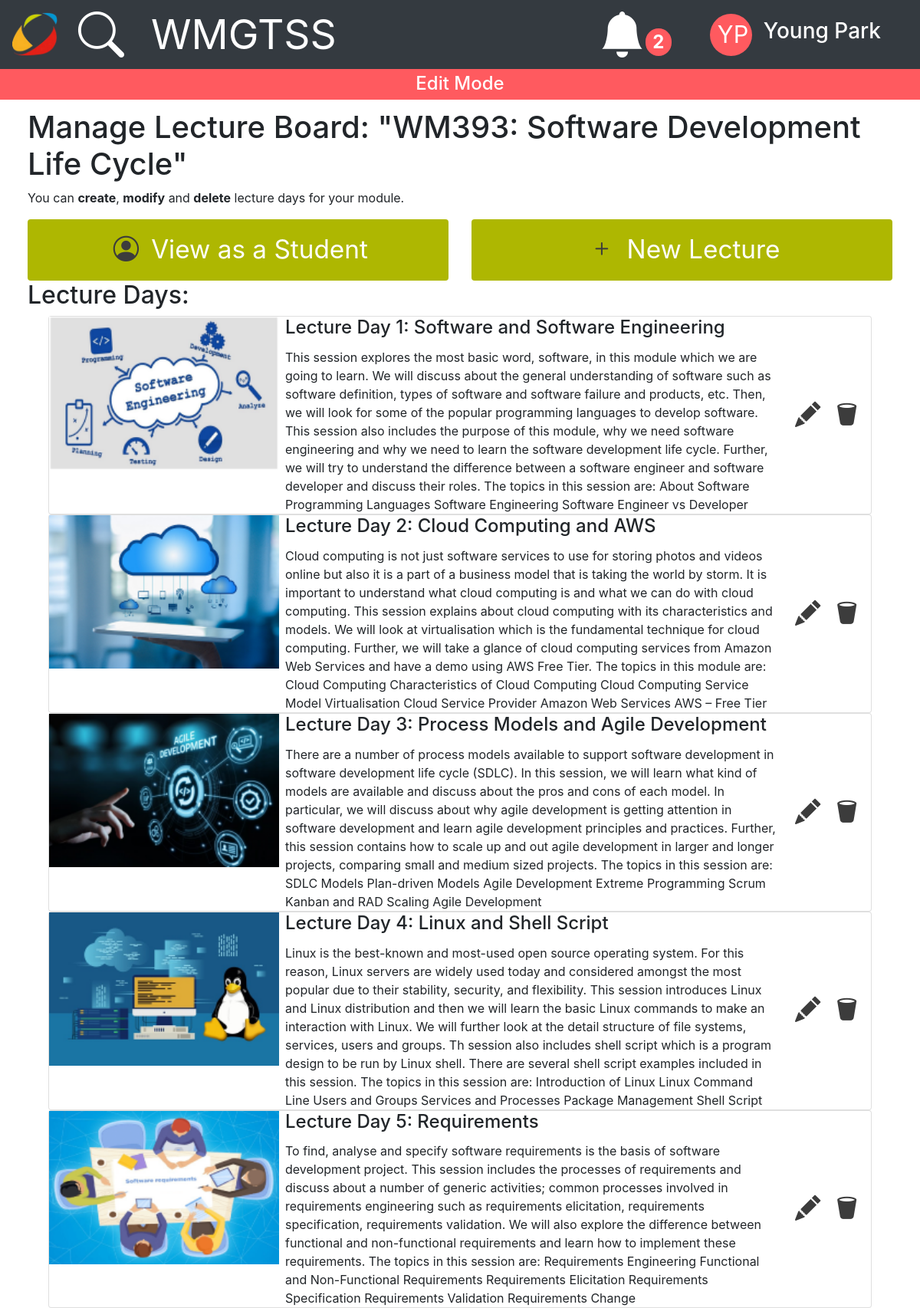
Screenshot of /LectureBoard/WM393/edit/ (signed in) with the database file from the repository.
### LectureBoard/models.py (models this page shows, shortened)
class Module(models.Model):
    Module_Code = models.CharField(max_length=10)
    Module_Title = models.CharField(max_length=50)
    Module_Description = models.CharField(max_length=2000, blank=True)
    Module_Tutor = models.ForeignKey(User, verbose_name='Module Tutor', on_delete=models.CASCADE)  # Using Djano's built in user method so they own it.

class LectureDay(models.Model):
    ModuleLectureBoard = models.ForeignKey(Module, on_delete=models.CASCADE)  # Creating a many-to-one relationship with the Module object
    Title = models.CharField(max_length=200)
    Description = models.CharField(max_length=2000, blank=True)
    Date = models.DateTimeField('Lecture Date', blank=True, default=datetime.now)
    LD_Img = models.ImageField(upload_to='LectureDayImgs', blank=True)

### LectureBoard/views.py (the view)
# urls.py: path('<str:req_Module_Code>/edit/', views.ModuleBoardTutor, name='ModuleBoardTutor'),
@user_passes_test(check_Tutor_Group)
def ModuleBoardTutor(request, req_Module_Code):
    try:
        Module_Info = Module.objects.get(Module_Code = req_Module_Code)  # Checking module exists
        Module_PK = list(Module.objects.filter(Module_Code = req_Module_Code).values_list('id', flat=True))[0]
        LectureList = LectureDay.objects.filter(ModuleLectureBoard = Module_PK)  # Getting LD objecs
        context = {
                'SearchFunctionality': True,
                'LectureList': LectureList,
                'Module_Info': Module_Info
        }
    except Module.DoesNotExist:
        raise Http404('The module requested: "' + req_Module_Code + '" does not exist.'
        '\n\nPlease contact your system administrator for further support.\n\n')
    return render(request, 'LectureBoard/ModuleBoardTutor.html', context)

### LectureBoard/views.py (called while the page is built)
def check_Tutor_Group(user):
    if user:
        return user.groups.filter(name='Tutors').exists()
    return False

### LectureBoard/templates/LectureBoard/ModuleBoardTutor.html (shortened to what this page needs)
<!DOCTYPE html>
<html lang="en">
{% extends "Navbar/layout.html" %}
{% load static %}
{% block content %}
<body>
    <div class="container-fluid mode-banner">
        <h4>Edit Mode<h4>
    </div>
    <div class="col-lg-12 mx-auto spacing_elements" style="padding-bottom: 0%;">
        <h1>Manage Lecture Board: "{{ Module_Info.Module_Code }}: {{Module_Info.Module_Title}}"</h1>
        <p>You can <strong>create</strong>, <strong>modify</strong> and <strong>delete</strong> lecture days for your
            module.
        </p>
        <div class="row">
            <div class="col">
                <a href="{% url 'ModuleBoard' Module_Info.Module_Code %}">
                    <button type="button" class="btn container-fluid icons-pages wmg-success-btn" style="height: 80px;"><i class="bi bi-person-circle icons-pages"></i> View as a Student</button>
                </a>
            </div>
            <div class="col">
                <a href="{% url 'New_LectureDay' Module_Info.Module_Code %}">
                    <button type="button" class="btn container-fluid icons-pages wmg-success-btn" style="height: 80px;"><i class="bi bi-plus icons-pages"></i> New Lecture</button>
                </a>
            </div>
        </div>
        <h2>Lecture Days:<br></h2>
    </div>
  <div class="container-fluid">
    <div class="px-lg-5">
        {% if LectureList %}
        {% for LectureDay in LectureList %}
            <div class="card">
                <div class="row no-gutters">
                    <div class="col-auto">
                        {% if LectureDay.LD_Img %}
                            <img src="{{ LectureDay.LD_Img.url }}" class="img-fluid" alt="" style="height: 200px;">
                        {% else %}
                            <img src="{% static 'img/forgotten_ld_img.jpg' %}" class="img-fluid" alt="" style="height: 200px;">
                        {% endif %}
                    </div>
                    <div class="col">
                        <div class="card-block px-2">
                            <h4 class="card-title">{{ LectureDay.Title}}</h4>
                            <p class="card-text">{{ LectureDay.Description }}</p>
                        </div>
                    </div>
                    <div class="col-sm- my-auto">
                        <div class="card-block px-2">
                            <a href="{% url 'Edit_LectureDay' Module_Info.Module_Code LectureDay.id %}"><i class="bi bi-pencil-fill icons-pages"></i></a>
                            <a href="{% url 'Delete_LectureDay' Module_Info.Module_Code LectureDay.id %}"><i class="bi bi-trash2-fill icons-pages"></i></a>
                        </div>
                    </div>
                </div>
            </div>
        {% endfor %}
    {% else %}
    <div class="spacing_elements">
        <h7>You haven't added any Lecture Days for this module yet... Click 'New Lecture' above to get started!</h7>
    </div>
    {% endif %}
</div>
</body>
{% endblock content %}

### templates/navbar/layout.html (shortened to what this page needs)
{% load static %}
<!DOCTYPE html>
<html lang="en">
<head>
    <link rel="stylesheet" href="https://cdn.jsdelivr.net/npm/bootstrap-icons@1.3.0/font/bootstrap-icons.css">
    <link rel="stylesheet" href="https://maxcdn.bootstrapcdn.com/bootstrap/4.5.2/css/bootstrap.min.css">
    <link rel="stylesheet" type="text/css" href="{% static 'css/navbar.css' %}">
    <link rel="stylesheet" type="text/css" href="{% static 'css/pages.css' %}">
</head>
<body>
<div class="pos-f-t">
<nav class="navbar navbar-expand-lg navbar-dark bg-dark fixed-top">
  <a class="navbar-brand" href="{% url 'home'%}"><img src="{% static 'img/wmg_logo_no_bg.png' %}" height="60pt" alt="WMGTSS Logo" loading="lazy"/></a>
  <div class="collapse navbar-collapse">
    <ul class="navbar-nav mr-auto mt-2 mt-lg-0">
      <li class="nav-item">
        <div class="vertical-align-icon">
          {% if SearchFunctionality %}
            <a data-toggle="modal" data-target="#searchModal" class="bi bi-search icons" style="padding-right: 20px;"></a>
          {% endif %}
        </div>
      </li>
      <li class="nav-item container">
        <a class="nav-item navbar_appname">WMGTSS</a>
      </li>
    </ul>
    <div>
      <a role="button" data-toggle="modal" data-target="#notificationModal" aria-expanded="false">
        <div class="vertical-align-icon">
          <i class="bi bi-bell-fill icons" style="color: white;"></i>
          <span class="badge rounded-pill badge-notification"
          style="font-size: 18pt; background-color: #FF5A5F;">2</span>
        </div>
      </a>
    </div>
    <div class="profile_navbar">
      <a class="d-flex dropdown_sizing" role="button" data-toggle="modal" data-target="#UserProfileModal">
      <div class="user-profile text-center" style="padding-top:2%">
        <div>{{ user.first_name.0 }}{{ user.last_name.0 }}</div>
      </div>
      <div class="container">
        <h3>{{ user.first_name }} {{ user.last_name }}</h3>
      </div>
      </a>
    </div>
  </div>
</nav>
{% block content %}{% endblock content %}
</body>
</html>

### static/css/navbar.css (style rules this page uses)
.navbar { color:white; font-size: 24; max-height: 90px; }
.navbar_appname { font-size: 40pt; color: white; text-align: right; }
.icons { font-size: 45pt; padding-left: 10px; padding-right: 0px; padding-top: 0px; padding-bottom: 20px; color: white; vertical-align: center; }
.profile_navbar { padding-left: 50px; padding-right: 20px; }
.dropdown_sizing { font-size: 24; color: white; }
.user-profile { align-items:center !important; justify-content:center !important; background-color: #FF5A5F; width: 55px; height: 55px; border-radius: 55px; font-size: 23pt; padding-top: 0.2%; padding-left: 10px; padding-right: 10px; }
a:link { text-decoration: none; color: inherit; }
.vertical-align-icon { display: flex; align-items:center; padding-top: 15pt; }

### LectureBoard/static/css/pages.css (style rules this page uses)
body { background-color:white; padding-top: 90px; }
.spacing_elements { padding-top: 1%; padding-left: 3%; padding-right: 3%; padding-bottom: 0%; }
.icons-pages { font-size: 25pt; color: #3C3C3C; padding: 5pt; }
.wmg-success-btn { background-color: #AEB701; color: white; }
.mode-banner { background-color: #FF5A5F; color: white; height: 40px; text-align: center; vertical-align: middle; font-weight:500; padding-top: 5px; }

### rows the page displays
Module: Module_Code "WM393", Module_Title "Software Development Life Cycle"
LectureDay: LD_Img (picture), Title "Lecture Day 1: Software and Software Engineering", Description "This session explores the most basic word, software, in this module which we are going to learn. We will discuss about the general understanding of software such as software definition, types of software and software failure and products, etc. Then, we will look for some of the popular programming languages to develop software. This session also includes the purpose of this module, why we need software engineering and why we need to learn the software development life cycle. Further, we will try to understand the difference between a software engineer and software developer and discuss their roles. The topics in this session are: About Software Programming Languages Software Engineering…"
LectureDay: LD_Img (picture), Title "Lecture Day 2: Cloud Computing and AWS", Description "Cloud computing is not just software services to use for storing photos and videos online but also it is a part of a business model that is taking the world by storm. It is important to understand what cloud computing is and what we can do with cloud computing. This session explains about cloud computing with its characteristics and models. We will look at virtualisation which is the fundamental technique for cloud computing. Further, we will take a glance of cloud computing services from Amazon Web Services and have a demo using AWS Free Tier. The topics in this module are: Cloud Computing Characteristics of Cloud Computing Cloud Computing Service Model Virtualisation Cloud Service…"
LectureDay: LD_Img (picture), Title "Lecture Day 3: Process Models and Agile Development", Description "There are a number of process models available to support software development in software development life cycle (SDLC). In this session, we will learn what kind of models are available and discuss about the pros and cons of each model. In particular, we will discuss about why agile development is getting attention in software development and learn agile development principles and practices. Further, this session contains how to scale up and out agile development in larger and longer projects, comparing small and medium sized projects. The topics in this session are: SDLC Models Plan-driven Models Agile Development Extreme Programming Scrum Kanban and RAD Scaling Agile Development"
LectureDay: LD_Img (picture), Title "Lecture Day 4: Linux and Shell Script", Description "Linux is the best-known and most-used open source operating system. For this reason, Linux servers are widely used today and considered amongst the most popular due to their stability, security, and flexibility. This session introduces Linux and Linux distribution and then we will learn the basic Linux commands to make an interaction with Linux. We will further look at the detail structure of file systems, services, users and groups. Th session also includes shell script which is a program design to be run by Linux shell. There are several shell script examples included in this session. The topics in this session are: Introduction of Linux Linux Command Line Users and Groups Services and…"
LectureDay: LD_Img (picture), Title "Lecture Day 5: Requirements", Description "To find, analyse and specify software requirements is the basis of software development project. This session includes the processes of requirements and discuss about a number of generic activities; common processes involved in requirements engineering such as requirements elicitation, requirements specification, requirements validation. We will also explore the difference between functional and non-functional requirements and learn how to implement these requirements. The topics in this session are: Requirements Engineering Functional and Non-Functional Requirements Requirements Elicitation Requirements Specification Requirements Validation Requirements Change"

### other values shown
{{ user.first_name.0 }} "Y"
{{ user.last_name.0 }} "P"
{{ user.first_name }} "Young"
{{ user.last_name }} "Park"
